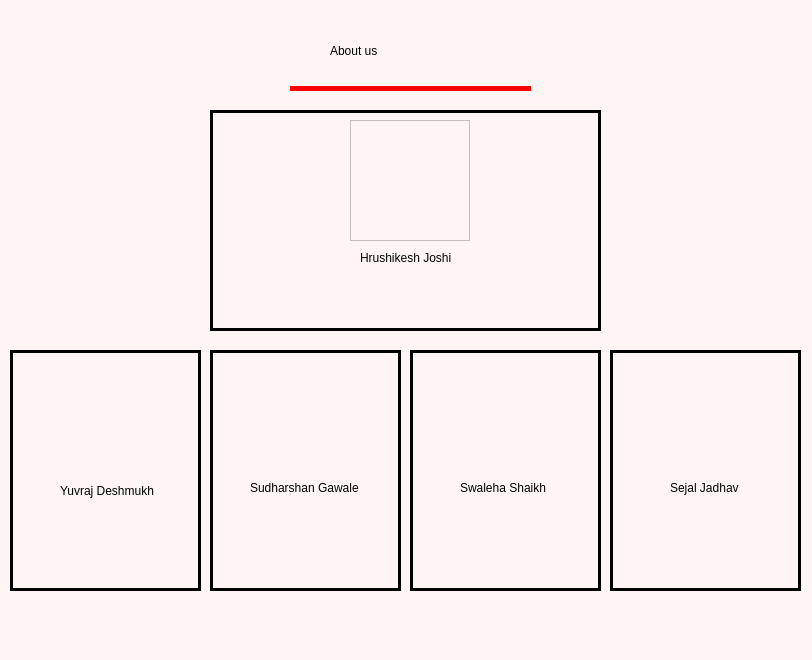
<?xml version="1.0" encoding="UTF-8"?>
<ui version="4.0">
 <class>MainWindow</class>
 <widget class="QMainWindow" name="MainWindow">
  <property name="geometry">
   <rect>
    <x>0</x>
    <y>0</y>
    <width>812</width>
    <height>660</height>
   </rect>
  </property>
  <property name="windowTitle">
   <string>MainWindow</string>
  </property>
  <property name="styleSheet">
   <string notr="true">background-color: rgb(255, 245, 245);</string>
  </property>
  <widget class="QWidget" name="centralwidget">
   <widget class="Line" name="line">
    <property name="geometry">
     <rect>
      <x>290</x>
      <y>80</y>
      <width>241</width>
      <height>16</height>
     </rect>
    </property>
    <property name="styleSheet">
     <string notr="true">color: rgb(255, 0, 0);</string>
    </property>
    <property name="frameShadow">
     <enum>QFrame::Plain</enum>
    </property>
    <property name="lineWidth">
     <number>5</number>
    </property>
    <property name="orientation">
     <enum>Qt::Horizontal</enum>
    </property>
   </widget>
   <widget class="QLabel" name="label">
    <property name="geometry">
     <rect>
      <x>330</x>
      <y>20</y>
      <width>191</width>
      <height>61</height>
     </rect>
    </property>
    <property name="styleSheet">
     <string notr="true">font: 28pt &quot;Times New Roman&quot;;
color: rgb(0, 0, 0);</string>
    </property>
    <property name="text">
     <string>About us</string>
    </property>
   </widget>
   <widget class="QFrame" name="frame">
    <property name="geometry">
     <rect>
      <x>210</x>
      <y>110</y>
      <width>391</width>
      <height>221</height>
     </rect>
    </property>
    <property name="frameShape">
     <enum>QFrame::Box</enum>
    </property>
    <property name="frameShadow">
     <enum>QFrame::Plain</enum>
    </property>
    <property name="lineWidth">
     <number>3</number>
    </property>
    <widget class="QLabel" name="label_18">
     <property name="geometry">
      <rect>
       <x>150</x>
       <y>140</y>
       <width>101</width>
       <height>16</height>
      </rect>
     </property>
     <property name="text">
      <string>Hrushikesh Joshi</string>
     </property>
    </widget>
    <widget class="QFrame" name="frame_2">
     <property name="geometry">
      <rect>
       <x>140</x>
       <y>10</y>
       <width>120</width>
       <height>121</height>
      </rect>
     </property>
     <property name="frameShape">
      <enum>QFrame::StyledPanel</enum>
     </property>
     <property name="frameShadow">
      <enum>QFrame::Raised</enum>
     </property>
    </widget>
    <widget class="QPushButton" name="pushButton_13">
     <property name="geometry">
      <rect>
       <x>230</x>
       <y>170</y>
       <width>35</width>
       <height>35</height>
      </rect>
     </property>
     <property name="autoFillBackground">
      <bool>false</bool>
     </property>
     <property name="styleSheet">
      <string notr="true">background-image : url(Images/github.png);</string>
     </property>
     <property name="text">
      <string/>
     </property>
     <property name="flat">
      <bool>true</bool>
     </property>
    </widget>
    <widget class="QPushButton" name="pushButton_14">
     <property name="geometry">
      <rect>
       <x>180</x>
       <y>170</y>
       <width>35</width>
       <height>35</height>
      </rect>
     </property>
     <property name="autoFillBackground">
      <bool>false</bool>
     </property>
     <property name="styleSheet">
      <string notr="true">background-image : url(Images/github.png);</string>
     </property>
     <property name="text">
      <string/>
     </property>
     <property name="flat">
      <bool>true</bool>
     </property>
    </widget>
    <widget class="QPushButton" name="pushButton_15">
     <property name="geometry">
      <rect>
       <x>130</x>
       <y>170</y>
       <width>35</width>
       <height>35</height>
      </rect>
     </property>
     <property name="autoFillBackground">
      <bool>false</bool>
     </property>
     <property name="styleSheet">
      <string notr="true">background-image : url(Images/github.png);</string>
     </property>
     <property name="text">
      <string/>
     </property>
     <property name="flat">
      <bool>true</bool>
     </property>
    </widget>
   </widget>
   <widget class="QFrame" name="frame_5">
    <property name="geometry">
     <rect>
      <x>410</x>
      <y>350</y>
      <width>191</width>
      <height>241</height>
     </rect>
    </property>
    <property name="styleSheet">
     <string notr="true">border-color: rgb(255, 0, 4);</string>
    </property>
    <property name="frameShape">
     <enum>QFrame::Box</enum>
    </property>
    <property name="frameShadow">
     <enum>QFrame::Plain</enum>
    </property>
    <property name="lineWidth">
     <number>3</number>
    </property>
    <property name="midLineWidth">
     <number>0</number>
    </property>
    <widget class="QLabel" name="label_4">
     <property name="geometry">
      <rect>
       <x>50</x>
       <y>130</y>
       <width>91</width>
       <height>16</height>
      </rect>
     </property>
     <property name="text">
      <string>Swaleha Shaikh</string>
     </property>
    </widget>
    <widget class="QLabel" name="label_24">
     <property name="geometry">
      <rect>
       <x>50</x>
       <y>10</y>
       <width>101</width>
       <height>101</height>
      </rect>
     </property>
     <property name="text">
      <string/>
     </property>
     <property name="pixmap">
      <pixmap>Images/swaleha-modified.png</pixmap>
     </property>
     <property name="scaledContents">
      <bool>true</bool>
     </property>
    </widget>
    <widget class="QPushButton" name="pushButton_7">
     <property name="geometry">
      <rect>
       <x>130</x>
       <y>190</y>
       <width>35</width>
       <height>35</height>
      </rect>
     </property>
     <property name="autoFillBackground">
      <bool>false</bool>
     </property>
     <property name="styleSheet">
      <string notr="true">background-image : url(Images/github.png);</string>
     </property>
     <property name="text">
      <string/>
     </property>
     <property name="flat">
      <bool>true</bool>
     </property>
    </widget>
    <widget class="QPushButton" name="pushButton_8">
     <property name="geometry">
      <rect>
       <x>80</x>
       <y>190</y>
       <width>35</width>
       <height>35</height>
      </rect>
     </property>
     <property name="autoFillBackground">
      <bool>false</bool>
     </property>
     <property name="styleSheet">
      <string notr="true">background-image : url(Images/github.png);</string>
     </property>
     <property name="text">
      <string/>
     </property>
     <property name="flat">
      <bool>true</bool>
     </property>
    </widget>
    <widget class="QPushButton" name="pushButton_9">
     <property name="geometry">
      <rect>
       <x>30</x>
       <y>190</y>
       <width>35</width>
       <height>35</height>
      </rect>
     </property>
     <property name="autoFillBackground">
      <bool>false</bool>
     </property>
     <property name="styleSheet">
      <string notr="true">background-image : url(Images/github.png);</string>
     </property>
     <property name="text">
      <string/>
     </property>
     <property name="flat">
      <bool>true</bool>
     </property>
    </widget>
   </widget>
   <widget class="QFrame" name="frame_6">
    <property name="geometry">
     <rect>
      <x>10</x>
      <y>350</y>
      <width>191</width>
      <height>241</height>
     </rect>
    </property>
    <property name="styleSheet">
     <string notr="true">border-color: rgb(255, 0, 0);</string>
    </property>
    <property name="frameShape">
     <enum>QFrame::Box</enum>
    </property>
    <property name="frameShadow">
     <enum>QFrame::Plain</enum>
    </property>
    <property name="lineWidth">
     <number>3</number>
    </property>
    <property name="midLineWidth">
     <number>0</number>
    </property>
    <widget class="QLabel" name="label_2">
     <property name="geometry">
      <rect>
       <x>50</x>
       <y>130</y>
       <width>101</width>
       <height>21</height>
      </rect>
     </property>
     <property name="text">
      <string>Yuvraj Deshmukh</string>
     </property>
    </widget>
    <widget class="QLabel" name="label_25">
     <property name="geometry">
      <rect>
       <x>50</x>
       <y>10</y>
       <width>101</width>
       <height>101</height>
      </rect>
     </property>
     <property name="text">
      <string/>
     </property>
     <property name="pixmap">
      <pixmap>Images/WhatsApp Image 2021-08-27 at 10.28.59 AM-modified.png</pixmap>
     </property>
     <property name="scaledContents">
      <bool>true</bool>
     </property>
    </widget>
    <widget class="QPushButton" name="pushButton">
     <property name="geometry">
      <rect>
       <x>30</x>
       <y>190</y>
       <width>35</width>
       <height>35</height>
      </rect>
     </property>
     <property name="autoFillBackground">
      <bool>false</bool>
     </property>
     <property name="styleSheet">
      <string notr="true">background-image : url(Images/github.png);</string>
     </property>
     <property name="text">
      <string/>
     </property>
     <property name="flat">
      <bool>true</bool>
     </property>
    </widget>
    <widget class="QPushButton" name="pushButton_2">
     <property name="geometry">
      <rect>
       <x>80</x>
       <y>190</y>
       <width>35</width>
       <height>35</height>
      </rect>
     </property>
     <property name="autoFillBackground">
      <bool>false</bool>
     </property>
     <property name="styleSheet">
      <string notr="true">background-image : url(Images/github.png);</string>
     </property>
     <property name="text">
      <string/>
     </property>
     <property name="flat">
      <bool>true</bool>
     </property>
    </widget>
    <widget class="QPushButton" name="pushButton_3">
     <property name="geometry">
      <rect>
       <x>130</x>
       <y>190</y>
       <width>35</width>
       <height>35</height>
      </rect>
     </property>
     <property name="autoFillBackground">
      <bool>false</bool>
     </property>
     <property name="styleSheet">
      <string notr="true">background-image : url(Images/github.png);</string>
     </property>
     <property name="text">
      <string/>
     </property>
     <property name="flat">
      <bool>true</bool>
     </property>
    </widget>
   </widget>
   <widget class="QFrame" name="frame_7">
    <property name="geometry">
     <rect>
      <x>210</x>
      <y>350</y>
      <width>191</width>
      <height>241</height>
     </rect>
    </property>
    <property name="frameShape">
     <enum>QFrame::Box</enum>
    </property>
    <property name="frameShadow">
     <enum>QFrame::Plain</enum>
    </property>
    <property name="lineWidth">
     <number>3</number>
    </property>
    <property name="midLineWidth">
     <number>0</number>
    </property>
    <widget class="QLabel" name="label_3">
     <property name="geometry">
      <rect>
       <x>40</x>
       <y>130</y>
       <width>121</width>
       <height>16</height>
      </rect>
     </property>
     <property name="text">
      <string>Sudharshan Gawale</string>
     </property>
    </widget>
    <widget class="QLabel" name="label_23">
     <property name="geometry">
      <rect>
       <x>50</x>
       <y>10</y>
       <width>101</width>
       <height>101</height>
      </rect>
     </property>
     <property name="text">
      <string/>
     </property>
     <property name="pixmap">
      <pixmap>Images/sudharshan-modified.png</pixmap>
     </property>
     <property name="scaledContents">
      <bool>true</bool>
     </property>
    </widget>
    <widget class="QPushButton" name="pushButton_4">
     <property name="geometry">
      <rect>
       <x>130</x>
       <y>190</y>
       <width>35</width>
       <height>35</height>
      </rect>
     </property>
     <property name="autoFillBackground">
      <bool>false</bool>
     </property>
     <property name="styleSheet">
      <string notr="true">background-image : url(Images/github.png);</string>
     </property>
     <property name="text">
      <string/>
     </property>
     <property name="flat">
      <bool>true</bool>
     </property>
    </widget>
    <widget class="QPushButton" name="pushButton_5">
     <property name="geometry">
      <rect>
       <x>80</x>
       <y>190</y>
       <width>35</width>
       <height>35</height>
      </rect>
     </property>
     <property name="autoFillBackground">
      <bool>false</bool>
     </property>
     <property name="styleSheet">
      <string notr="true">background-image : url(Images/github.png);</string>
     </property>
     <property name="text">
      <string/>
     </property>
     <property name="flat">
      <bool>true</bool>
     </property>
    </widget>
    <widget class="QPushButton" name="pushButton_6">
     <property name="geometry">
      <rect>
       <x>30</x>
       <y>190</y>
       <width>35</width>
       <height>35</height>
      </rect>
     </property>
     <property name="autoFillBackground">
      <bool>false</bool>
     </property>
     <property name="styleSheet">
      <string notr="true">background-image : url(Images/github.png);</string>
     </property>
     <property name="text">
      <string/>
     </property>
     <property name="flat">
      <bool>true</bool>
     </property>
    </widget>
   </widget>
   <widget class="QFrame" name="frame_8">
    <property name="geometry">
     <rect>
      <x>610</x>
      <y>350</y>
      <width>191</width>
      <height>241</height>
     </rect>
    </property>
    <property name="frameShape">
     <enum>QFrame::Box</enum>
    </property>
    <property name="frameShadow">
     <enum>QFrame::Plain</enum>
    </property>
    <property name="lineWidth">
     <number>3</number>
    </property>
    <property name="midLineWidth">
     <number>0</number>
    </property>
    <widget class="QLabel" name="label_5">
     <property name="geometry">
      <rect>
       <x>60</x>
       <y>130</y>
       <width>101</width>
       <height>16</height>
      </rect>
     </property>
     <property name="text">
      <string>Sejal Jadhav</string>
     </property>
    </widget>
    <widget class="QLabel" name="label_22">
     <property name="geometry">
      <rect>
       <x>50</x>
       <y>10</y>
       <width>101</width>
       <height>101</height>
      </rect>
     </property>
     <property name="text">
      <string/>
     </property>
     <property name="pixmap">
      <pixmap>Images/Sejal-modified.png</pixmap>
     </property>
     <property name="scaledContents">
      <bool>true</bool>
     </property>
    </widget>
    <widget class="QPushButton" name="pushButton_10">
     <property name="geometry">
      <rect>
       <x>130</x>
       <y>190</y>
       <width>35</width>
       <height>35</height>
      </rect>
     </property>
     <property name="autoFillBackground">
      <bool>false</bool>
     </property>
     <property name="styleSheet">
      <string notr="true">background-image : url(Images/github.png);</string>
     </property>
     <property name="text">
      <string/>
     </property>
     <property name="flat">
      <bool>true</bool>
     </property>
    </widget>
    <widget class="QPushButton" name="pushButton_11">
     <property name="geometry">
      <rect>
       <x>80</x>
       <y>190</y>
       <width>35</width>
       <height>35</height>
      </rect>
     </property>
     <property name="autoFillBackground">
      <bool>false</bool>
     </property>
     <property name="styleSheet">
      <string notr="true">background-image : url(Images/github.png);</string>
     </property>
     <property name="text">
      <string/>
     </property>
     <property name="flat">
      <bool>true</bool>
     </property>
    </widget>
    <widget class="QPushButton" name="pushButton_12">
     <property name="geometry">
      <rect>
       <x>30</x>
       <y>190</y>
       <width>35</width>
       <height>35</height>
      </rect>
     </property>
     <property name="autoFillBackground">
      <bool>false</bool>
     </property>
     <property name="styleSheet">
      <string notr="true">background-image : url(Images/github.png);</string>
     </property>
     <property name="text">
      <string/>
     </property>
     <property name="flat">
      <bool>true</bool>
     </property>
    </widget>
   </widget>
  </widget>
  <widget class="QMenuBar" name="menubar">
   <property name="geometry">
    <rect>
     <x>0</x>
     <y>0</y>
     <width>812</width>
     <height>30</height>
    </rect>
   </property>
  </widget>
  <widget class="QStatusBar" name="statusbar"/>
 </widget>
 <resources/>
 <connections/>
</ui>
